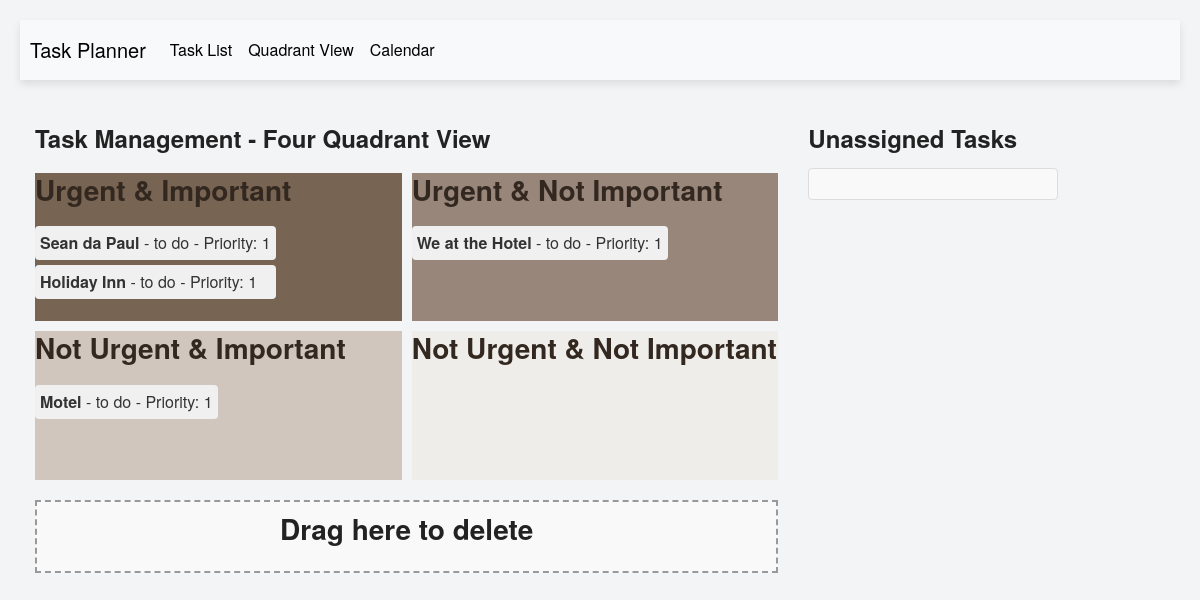
The app's page /quadrant_view, older data.
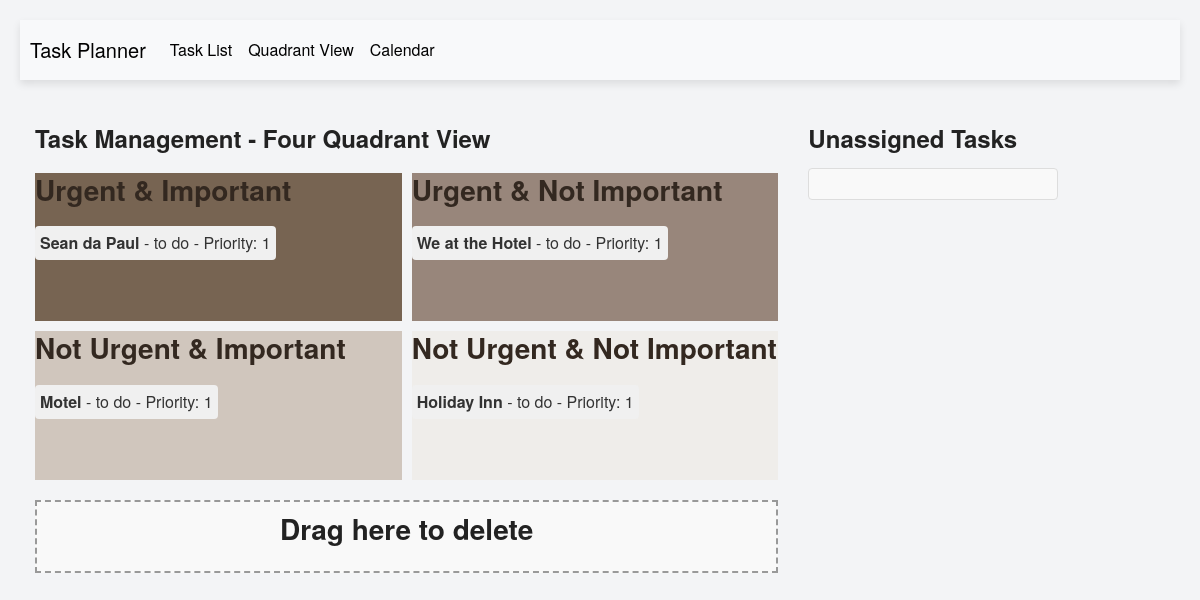
The same page, newer data.
### app/models.py (models this page shows, shortened)
class Task(db.Model):
    __tablename__ = 'task'
    id = db.Column(db.Integer, primary_key=True)
    title = db.Column(db.String(100), nullable=False)  # Task title (required)
    description = db.Column(db.String(500))  # Optional description
    due_date = db.Column(db.DateTime, nullable=True)  # Optional due date
    estimated_time = db.Column(db.Integer, default="1", nullable=False)  # Optional duration in minutes
    priority = db.Column(db.Integer, CheckConstraint('priority BETWEEN 1 AND 5'), nullable=True)  # 1 to 5
    status = db.Column(db.Enum("to do", "doing", "done"), default="to do", nullable=False)  # Default: 'to do'
    reminder = db.Column(db.DateTime, nullable=True)  # Optional reminder time
    created_at = db.Column(db.DateTime, default=datetime.utcnow)  # Created timestamp
    updated_at = db.Column(db.DateTime, onupdate=datetime.utcnow)  # Updated timestamp
    user_id = db.Column(db.Integer, db.ForeignKey('user.id'))  # Foreign key to User
    user = db.relationship('User', back_populates='tasks')  # Relationship to User
    quadrant = db.Column(db.String(50), nullable=True)
    calendar_date = db.Column(db.Date, nullable=True)  # Specific date for the task
    start_time = db.Column(db.Time, nullable=True)  # Start time on the calendar
    duration_minutes = db.Column(db.Integer, nullable=True)  # Duration in minutes
    assigned_day = db.Column(db.Integer, nullable=True)  # Day of the week (0 for Monday, 6 for Sunday)
    assigned_hour = db.Column(db.Integer, nullable=True)  # Hour of the day (0 to 23)

### app/routes.py (the view)
@main.route('/quadrant_view')
def quadrant_view():
    unassigned_tasks = Task.query.filter_by(quadrant=None).all()
    urgent_important_tasks = Task.query.filter_by(quadrant='urgent-important').all()
    urgent_not_important_tasks = Task.query.filter_by(quadrant='urgent-not-important').all()
    not_urgent_important_tasks = Task.query.filter_by(quadrant='not-urgent-important').all()
    not_urgent_not_important_tasks = Task.query.filter_by(quadrant='not-urgent-not-important').all()
    return render_template('quadrant_view.html',
                           unassigned_tasks=unassigned_tasks,
                           urgent_important_tasks=urgent_important_tasks,
                           urgent_not_important_tasks=urgent_not_important_tasks,
                           not_urgent_important_tasks=not_urgent_important_tasks,
                           not_urgent_not_important_tasks=not_urgent_not_important_tasks)

### app/templates/quadrant_view.html (shortened to what this page needs)
{% extends 'layout.html' %}
{% block main %}
<div class="row">
    <div class="col-md-8">
        <h2>Task Management - Four Quadrant View</h2>
        <div class="quadrant-container">
            <div class="quadrant urgent-important" id="urgent-important">
                <h3>Urgent & Important</h3>
                <div class="task-list" id="urgent-important-list">
                    {% for task in urgent_important_tasks %}
                        <div class="task-item" draggable="true" data-task-id="{{ task.id }}">
                            <strong>{{ task.title }}</strong> - {{ task.status }} - Priority: {{ task.priority }}
                        </div>
                    {% endfor %}
                </div>
            </div>
            <div class="quadrant urgent-not-important" id="urgent-not-important">
                <h3>Urgent & Not Important</h3>
                <div class="task-list" id="urgent-not-important-list">
                    {% for task in urgent_not_important_tasks %}
                        <div class="task-item" draggable="true" data-task-id="{{ task.id }}">
                            <strong>{{ task.title }}</strong> - {{ task.status }} - Priority: {{ task.priority }}
                        </div>
                    {% endfor %}
                </div>
            </div>
            <div class="quadrant not-urgent-important" id="not-urgent-important">
                <h3>Not Urgent & Important</h3>
                <div class="task-list" id="not-urgent-important-list">
                    {% for task in not_urgent_important_tasks %}
                        <div class="task-item" draggable="true" data-task-id="{{ task.id }}">
                            <strong>{{ task.title }}</strong> - {{ task.status }} - Priority: {{ task.priority }}
                        </div>
                    {% endfor %}
                </div>
            </div>
            <div class="quadrant not-urgent-not-important" id="not-urgent-not-important">
                <h3>Not Urgent & Not Important</h3>
                <div class="task-list" id="not-urgent-not-important-list">
                    {% for task in not_urgent_not_important_tasks %}
                        <div class="task-item" draggable="true" data-task-id="{{ task.id }}">
                            <strong>{{ task.title }}</strong> - {{ task.status }} - Priority: {{ task.priority }}
                        </div>
                    {% endfor %}
                </div>
            </div>
        </div>
        <div class="deletion-zone" id="deletion-zone">
            <h3>Drag here to delete</h3>
        </div>
    </div>
    <div class="col-md-4">
        <h2>Unassigned Tasks</h2>
        <ul class="list-group task-list-container" id="unassigned-task-list">
        </ul>
    </div>
</div>
{% endblock %}

### app/templates/layout.html (shortened to what this page needs)
<!DOCTYPE html>
<html lang="en">
<head>
    <link rel="stylesheet" href="https://maxcdn.bootstrapcdn.com/bootstrap/4.5.2/css/bootstrap.min.css">
    <link rel="stylesheet" href="{{ url_for('static', filename='css/styles.css') }}">
</head>
<body>
    <nav class="navbar navbar-expand-lg navbar-light bg-light">
        <a class="navbar-brand" href="{{ url_for('main.index') }}">Task Planner</a>
        <div class="collapse navbar-collapse" id="navbarNav">
            <ul class="navbar-nav">
                <li class="nav-item">
                    <a class="nav-link" href="{{ url_for('main.index') }}">Task List</a>
                </li>
                <li class="nav-item">
                    <a class="nav-link" href="{{ url_for('main.quadrant_view') }}">Quadrant View</a>
                </li>
                <li class="nav-item">
                    <a class="nav-link" href="{{ url_for('main.calendar_view') }}">Calendar</a>
                </li>
            </ul>
        </div>
    </nav>
    <div class="container mt-4">
        {% block main %}{% endblock %}
    </div>
</body>
</html>

### app/static/css/styles.css (style rules this page uses)
body { font-family: 'Helvetica Neue', Arial, sans-serif; background-color: #f3f4f6; color: #333; margin: 0; padding: 20px; }
h1, h2, h3 { font-weight: 600; color: #222; margin-bottom: 15px; }
h2 { font-size: 1.5em; margin-top: 20px; }
.navbar { background-color: #0056b3; padding: 10px; box-shadow: 0 4px 8px rgba(0, 0, 0, 0.1); }
.navbar-brand, .navbar-nav .nav-link { color: #000000 !important; font-weight: 500; }
.container { max-width: 1200px; margin: auto; }
.task-list-container { width: 250px; background-color: #f9f9f9; border: 1px solid #ddd; border-radius: 4px; padding: 15px; overflow-y: auto; max-height: 100%; }
.task-item { position: absolute; left: 0; right: 0; background-color: #f0f0f0; padding: 5px; border-radius: 4px; overflow: hidden; width: 100%; box-sizing: border-box; }
.quadrant-container { display: grid; grid-template-columns: 1fr 1fr; gap: 10px; margin-top: 20px; }
.quadrant { display: flex; flex-direction: column; align-items: flex-start; overflow: hidden; }
.urgent-important { background-color: #776452; }
.urgent-not-important { background-color: #98867B; }
.not-urgent-important { background-color: #D0C6BD; }
.not-urgent-not-important { background-color: #EFEDEA; }
.quadrant h3 { color: #332820; }
.quadrant .task-item { position: relative; width: auto; max-width: 100%; margin: 5px 0; }
.deletion-zone { margin-top: 20px; padding: 10px; border: 2px dashed #999; text-align: center; background-color: #f9f9f9; }
.task-list { min-height: 100px; }
.calendar-slot .task-item, .task-list .task-item { position: absolute; }
.quadrant .task-item { position: relative; }

Row changes from the older to the newer data that the page shows:
changed Task "Holiday Inn": moves from the list under "Urgent & Important" to the list under "Not Urgent & Not Important"
